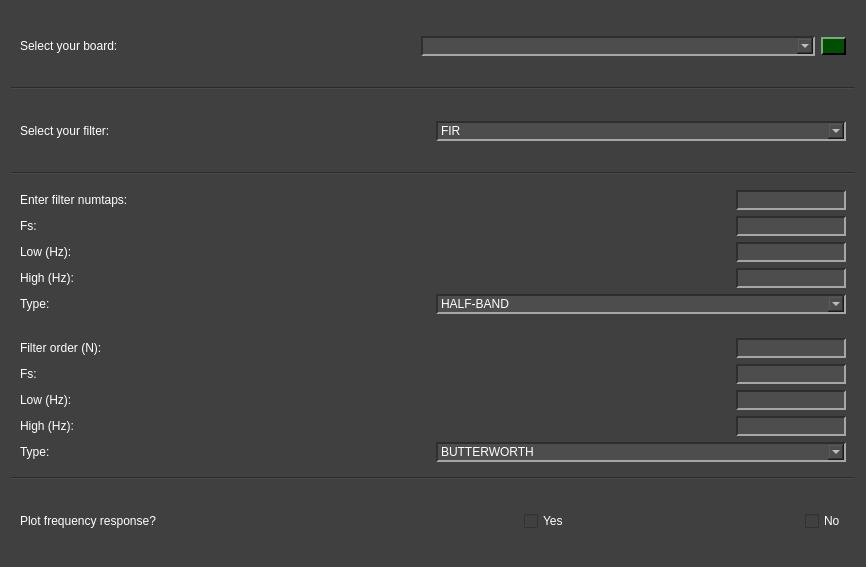
<?xml version="1.0" encoding="UTF-8"?>
<ui version="4.0">
 <class>Digitalfilters_arduino_widget</class>
 <widget class="QWidget" name="Digitalfilters_arduino_widget">
  <property name="geometry">
   <rect>
    <x>0</x>
    <y>0</y>
    <width>866</width>
    <height>567</height>
   </rect>
  </property>
  <property name="windowTitle">
   <string>Form</string>
  </property>
  <property name="styleSheet">
   <string notr="true">QWidget{
	background-color: rgb(64, 64, 64);
}

QTabWidget::pane { 
   border: 1px solid rgb(166, 166, 166);
}

QTabBar::tab {
  	background-color: rgb(77, 77, 77);
 }

 QTabBar::tab:selected {
  	background-color: rgb(140, 140, 140);
	padding-top: 2px;
	padding-bottom: 2px;
	padding-left: 12px;
	padding-right: 12px;
 }

 QTabBar::tab:selected:hover {
  	background-color: rgb(140, 140, 140);
	padding-top: 2px;
	padding-bottom: 2px;
	padding-left: 12px;
	padding-right: 12px;
 }

 QTabBar::tab:hover {
  	background-color: rgb(109, 109, 109);
	padding-top: 2px;
	padding-bottom: 2px;
	padding-left: 12px;
	padding-right: 12px;
 }

 QTabBar::tab:middle {
	border-right: 1px dashed rgb(166, 166, 166);
	border-left: 1px dashed rgb(166, 166, 166);
	padding-top: 2px;
	padding-bottom: 2px;
	padding-left: 12px;
	padding-right: 12px;
 }

 QTabBar::tab:last {
	border-top-right-radius: 10px;
	padding-top: 2px;
	padding-bottom: 2px;
	padding-left: 12px;
	padding-right: 12px;
 }

 QTabBar::tab:first {
	border-top-left-radius: 10px;
	padding-top: 2px;
	padding-bottom: 2px;
	padding-left: 12px;
	padding-right: 12px;
 }


QComboBox QAbstractItemView {
    background-color: rgb(77, 77, 77);
}

QComboBox QAbstractItemView::item:focus{
    background-color: rgb(140, 140, 140);
}

QDoubleSpinBox{
	background-color: rgb(77, 77, 77);
	
	border-top: 1.5px solid rgb(46, 46, 46);
	border-left: 1.5px solid rgb(46, 46, 46);

	border-bottom: 1.5px solid rgb(166, 166, 166);
	border-right: 1.5px solid rgb(166, 166, 166);
}

QDoubleSpinBox::up-button{
    image: url(:/imgs/drop_up_arrow.png);
	width: 11px;

	background-color: rgb(0, 79, 0);
	border-top: 1.5px solid rgb(127, 167, 127);
	border-left: 1.5px solid rgb(127, 167, 127);

	border-bottom: 1.5px solid rgb(0, 0, 0);
	border-right: 1.5px solid rgb(0, 0, 0);
}

QDoubleSpinBox::up-button:pressed{
	border: 2px solid rgb(255, 255, 255);
}

QDoubleSpinBox::up-button:hover{
	background-color: rgb(0, 50, 0);
}

QDoubleSpinBox::down-button{
    image: url(:/imgs/drop_down_arrow.png);
	width: 11px;

	background-color: rgb(0, 79, 0);
	border-top: 1.5px solid rgb(127, 167, 127);
	border-left: 1.5px solid rgb(127, 167, 127);

	border-bottom: 1.5px solid rgb(0, 0, 0);
	border-right: 1.5px solid rgb(0, 0, 0);
}

QDoubleSpinBox::down-button:pressed{
	border: 2px solid rgb(255, 255, 255);
}

QDoubleSpinBox::down-button:hover{
	background-color: rgb(0, 50, 0);
}

QWidget#centralwidget{
	background-color: rgb(64, 64, 64);
}

QWidget{
	color: rgb(255, 255, 255);
}

QComboBox{
	background-color: rgb(77, 77, 77);
	
	border-top: 1.5px solid rgb(46, 46, 46);
	border-left: 1.5px solid rgb(46, 46, 46);

	border-bottom: 1.5px solid rgb(166, 166, 166);
	border-right: 1.5px solid rgb(166, 166, 166);
}


QComboBox::drop-down{
	image: url(:/imgs/imgs/drop_down_arrow.png);
	width: 11px;

	background-color: rgb(0, 79, 0);
	border-top: 2px solid rgb(127, 167, 127);
	border-left: 2px solid rgb(127, 167, 127);

	border-bottom: 2px solid rgb(0, 0, 0);
	border-right: 2px solid rgb(0, 0, 0);
}

QComboBox::drop-down:hover{
	background-color: rgb(0, 50, 0);
}

QComboBox::drop-down:pressed{
	border: 2px solid rgb(255, 255, 255);
}

QPushButton{
	background-color: rgb(0, 79, 0);

	border-top: 1.5px solid rgb(127, 167, 127);
	border-left: 1.5px solid rgb(127, 167, 127);

	border-bottom: 1.5px solid rgb(0, 0, 0);
	border-right: 1.5px solid rgb(0, 0, 0);

	
	font: 12pt &quot;Helvetica&quot;;
	text-align:center;
}

QWidget{
	font: 12pt &quot;Helvetica&quot;;
}

QPushButton:hover{
	background-color: rgb(0, 50, 0);
}

QPushButton:pressed{
	border: 2px solid rgb(255, 255, 255);
}

QLineEdit{
	background-color: rgb(77, 77, 77);
	border-top: 1.5px solid rgb(46, 46, 46);
	border-left: 1.5px solid rgb(46, 46, 46);

	border-bottom: 1.5px solid rgb(166, 166, 166);
	border-right: 1.5px solid rgb(166, 166, 166);
}

QRadioButton::indicator{
	border-radius: 6px;
	border-top: 1.5px solid rgb(0, 0, 0);
	border-left: 1.5px solid rgb(0, 0, 0);

	border-bottom: 1.5px solid rgb(160, 160, 160);
	border-right: 1.5px solid rgb(160, 160, 160);
}

QRadioButton::indicator::checked{
	background-color: white;
}

QRadioButton::indicator::unchecked:hover{
	background-color: #9F9F9F;
}

QRadioButton::indicator::pressed{
	border: 1.5px solid #505050
}

QPushButton#reload_devices{
	image: url(:/imgs/imgs/reload.png);
	width: 11px;
	background-color: rgb(0, 79, 0);

	border-top: 1.5px solid rgb(127, 167, 127);
	border-left: 1.5px solid rgb(127, 167, 127);

	border-bottom: 1.5px solid rgb(0, 0, 0);
	border-right: 1.5px solid rgb(0, 0, 0);

	
	font: 12pt &quot;Helvetica&quot;;
	text-align:center;
}

QPushButton#reload_devices:hover{
	background-color: rgb(0, 50, 0);
}

QPushButton#reload_devices:pressed{
	border: 2px solid rgb(255, 255, 255);
}

</string>
  </property>
  <layout class="QGridLayout" name="gridLayout">
   <item row="1" column="0">
    <widget class="Line" name="line_2">
     <property name="orientation">
      <enum>Qt::Horizontal</enum>
     </property>
    </widget>
   </item>
   <item row="3" column="0">
    <widget class="Line" name="line">
     <property name="orientation">
      <enum>Qt::Horizontal</enum>
     </property>
    </widget>
   </item>
   <item row="2" column="0">
    <widget class="QWidget" name="select_filter" native="true">
     <layout class="QHBoxLayout" name="horizontalLayout">
      <item>
       <widget class="QLabel" name="label">
        <property name="text">
         <string>Select your filter:</string>
        </property>
       </widget>
      </item>
      <item>
       <widget class="QComboBox" name="filter_combox">
        <item>
         <property name="text">
          <string>FIR</string>
         </property>
        </item>
        <item>
         <property name="text">
          <string>IIR</string>
         </property>
        </item>
       </widget>
      </item>
     </layout>
    </widget>
   </item>
   <item row="0" column="0">
    <widget class="QWidget" name="arduino_board" native="true">
     <layout class="QGridLayout" name="gridLayout_3">
      <item row="0" column="1">
       <widget class="QComboBox" name="comboBox_3"/>
      </item>
      <item row="0" column="0">
       <widget class="QLabel" name="label_7">
        <property name="text">
         <string>Select your board:</string>
        </property>
       </widget>
      </item>
      <item row="0" column="2">
       <widget class="QPushButton" name="reload_devices">
        <property name="maximumSize">
         <size>
          <width>25</width>
          <height>16777215</height>
         </size>
        </property>
        <property name="text">
         <string/>
        </property>
       </widget>
      </item>
     </layout>
    </widget>
   </item>
   <item row="5" column="0">
    <widget class="QWidget" name="iir_configs" native="true">
     <layout class="QGridLayout" name="gridLayout_4">
      <item row="1" column="0">
       <widget class="QLabel" name="label_9">
        <property name="text">
         <string>Fs:</string>
        </property>
       </widget>
      </item>
      <item row="4" column="0">
       <widget class="QLabel" name="label_12">
        <property name="text">
         <string>Type:</string>
        </property>
       </widget>
      </item>
      <item row="2" column="1" alignment="Qt::AlignRight">
       <widget class="QLineEdit" name="lineEdit_7"/>
      </item>
      <item row="0" column="0">
       <widget class="QLabel" name="label_8">
        <property name="text">
         <string>Filter order (N):</string>
        </property>
       </widget>
      </item>
      <item row="3" column="0">
       <widget class="QLabel" name="label_11">
        <property name="text">
         <string>High (Hz):</string>
        </property>
       </widget>
      </item>
      <item row="4" column="1">
       <widget class="QComboBox" name="comboBox_4">
        <item>
         <property name="text">
          <string>BUTTERWORTH</string>
         </property>
        </item>
        <item>
         <property name="text">
          <string>CHEBYSHEV</string>
         </property>
        </item>
       </widget>
      </item>
      <item row="2" column="0">
       <widget class="QLabel" name="label_10">
        <property name="text">
         <string>Low (Hz):</string>
        </property>
       </widget>
      </item>
      <item row="1" column="1" alignment="Qt::AlignRight">
       <widget class="QLineEdit" name="lineEdit_6"/>
      </item>
      <item row="0" column="1" alignment="Qt::AlignRight">
       <widget class="QLineEdit" name="lineEdit_5"/>
      </item>
      <item row="3" column="1" alignment="Qt::AlignRight">
       <widget class="QLineEdit" name="lineEdit_8"/>
      </item>
     </layout>
    </widget>
   </item>
   <item row="4" column="0">
    <widget class="QWidget" name="fir_configs" native="true">
     <layout class="QGridLayout" name="gridLayout_2">
      <item row="3" column="1" alignment="Qt::AlignRight">
       <widget class="QLineEdit" name="lineEdit_4"/>
      </item>
      <item row="2" column="0">
       <widget class="QLabel" name="label_4">
        <property name="text">
         <string>Low (Hz):</string>
        </property>
       </widget>
      </item>
      <item row="0" column="1" alignment="Qt::AlignRight">
       <widget class="QLineEdit" name="lineEdit"/>
      </item>
      <item row="2" column="1" alignment="Qt::AlignRight">
       <widget class="QLineEdit" name="lineEdit_3"/>
      </item>
      <item row="3" column="0">
       <widget class="QLabel" name="label_5">
        <property name="text">
         <string>High (Hz):</string>
        </property>
       </widget>
      </item>
      <item row="0" column="0">
       <widget class="QLabel" name="label_2">
        <property name="text">
         <string>Enter filter numtaps:</string>
        </property>
       </widget>
      </item>
      <item row="1" column="1" alignment="Qt::AlignRight">
       <widget class="QLineEdit" name="lineEdit_2"/>
      </item>
      <item row="1" column="0">
       <widget class="QLabel" name="label_3">
        <property name="text">
         <string>Fs:</string>
        </property>
       </widget>
      </item>
      <item row="4" column="0">
       <widget class="QLabel" name="label_6">
        <property name="text">
         <string>Type:</string>
        </property>
       </widget>
      </item>
      <item row="4" column="1">
       <widget class="QComboBox" name="comboBox_2">
        <item>
         <property name="text">
          <string>HALF-BAND</string>
         </property>
        </item>
        <item>
         <property name="text">
          <string>HIGHPASS</string>
         </property>
        </item>
        <item>
         <property name="text">
          <string>BANDPASS</string>
         </property>
        </item>
        <item>
         <property name="text">
          <string>LOWPASS</string>
         </property>
        </item>
       </widget>
      </item>
     </layout>
    </widget>
   </item>
   <item row="7" column="0">
    <widget class="QWidget" name="frequency_response" native="true">
     <layout class="QGridLayout" name="gridLayout_5">
      <item row="0" column="2" alignment="Qt::AlignRight">
       <widget class="QCheckBox" name="no_fr">
        <property name="maximumSize">
         <size>
          <width>100</width>
          <height>16777215</height>
         </size>
        </property>
        <property name="text">
         <string>No</string>
        </property>
        <attribute name="buttonGroup">
         <string notr="true">buttonGroup</string>
        </attribute>
       </widget>
      </item>
      <item row="0" column="0">
       <widget class="QLabel" name="label_13">
        <property name="text">
         <string>Plot frequency response?</string>
        </property>
       </widget>
      </item>
      <item row="0" column="1" alignment="Qt::AlignRight">
       <widget class="QCheckBox" name="yes_fr">
        <property name="maximumSize">
         <size>
          <width>100</width>
          <height>16777215</height>
         </size>
        </property>
        <property name="text">
         <string>Yes</string>
        </property>
        <attribute name="buttonGroup">
         <string notr="true">buttonGroup</string>
        </attribute>
       </widget>
      </item>
     </layout>
    </widget>
   </item>
   <item row="6" column="0">
    <widget class="Line" name="line_3">
     <property name="orientation">
      <enum>Qt::Horizontal</enum>
     </property>
    </widget>
   </item>
  </layout>
 </widget>
 <resources>
  <include location="resources_1.qrc"/>
 </resources>
 <connections>
  <connection>
   <sender>filter_combox</sender>
   <signal>currentTextChanged(QString)</signal>
   <receiver>fir_configs</receiver>
   <slot>show()</slot>
   <hints>
    <hint type="sourcelabel">
     <x>677</x>
     <y>118</y>
    </hint>
    <hint type="destinationlabel">
     <x>646</x>
     <y>161</y>
    </hint>
   </hints>
  </connection>
  <connection>
   <sender>filter_combox</sender>
   <signal>currentTextChanged(QString)</signal>
   <receiver>iir_configs</receiver>
   <slot>hide()</slot>
   <hints>
    <hint type="sourcelabel">
     <x>567</x>
     <y>111</y>
    </hint>
    <hint type="destinationlabel">
     <x>541</x>
     <y>342</y>
    </hint>
   </hints>
  </connection>
 </connections>
 <buttongroups>
  <buttongroup name="buttonGroup"/>
 </buttongroups>
</ui>
